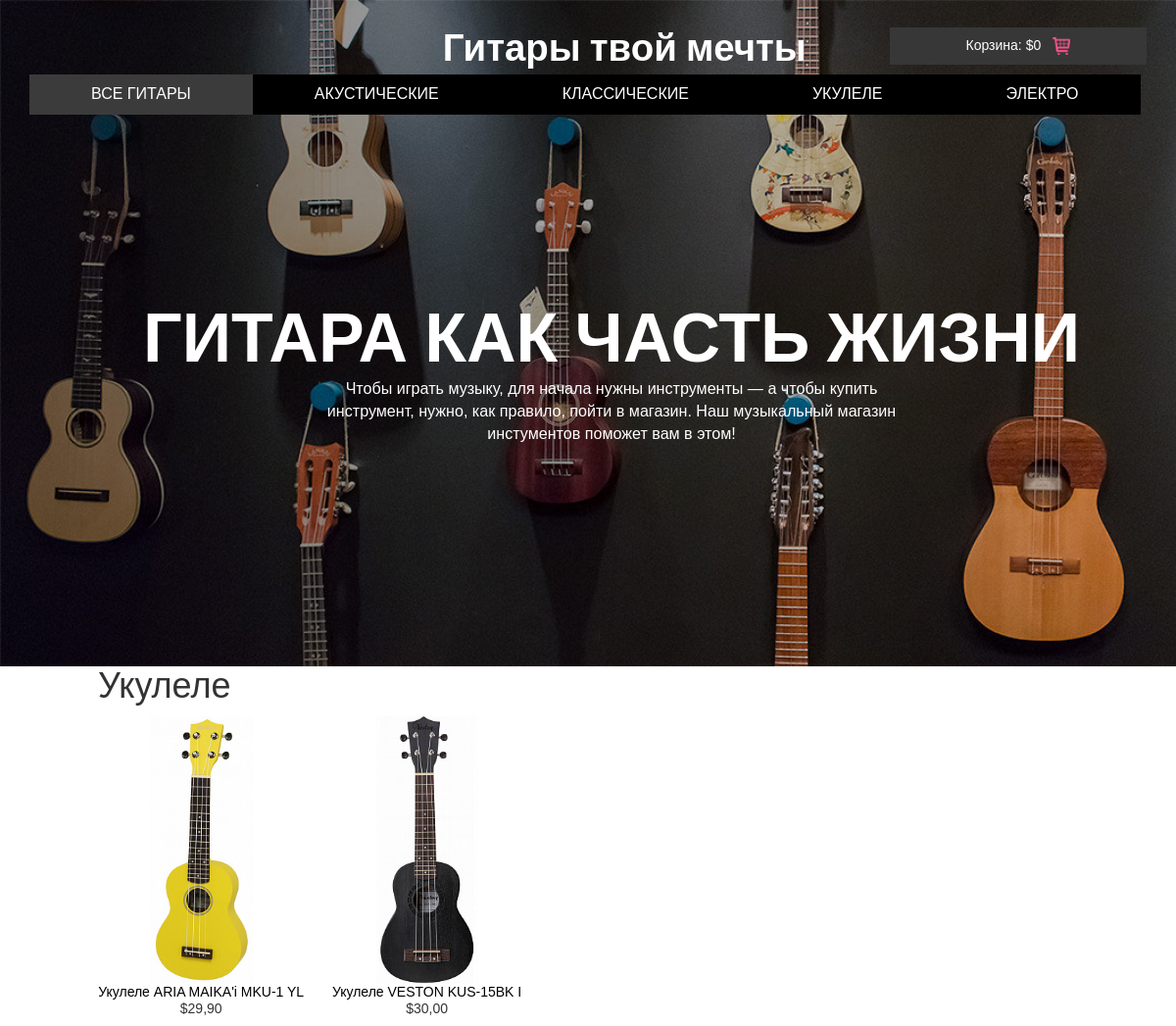
Page /ukulele/ on the committed database.
### shop/models.py (models this page shows, shortened)
class Category(models.Model):
    name = models.CharField(max_length=200, db_index=True)
    slug = models.SlugField(max_length=200, db_index=True, unique=True)
    class Meta:
        ordering = ('name',)
        verbose_name = 'Категория'
        verbose_name_plural = 'Категории'

class Product(models.Model):
    objects = models.Manager()
    category = models.ForeignKey(Category, related_name='products', on_delete=models.CASCADE)
    name = models.CharField(max_length=200, db_index=True)
    slug = models.SlugField(max_length=200, db_index=True)
    image = models.ImageField(upload_to='products/%Y/%m/%d', blank=True)
    description = models.TextField(blank=True)
    price = models.DecimalField(max_digits=10, decimal_places=2)
    stock = models.PositiveIntegerField()
    available = models.BooleanField(default=True)
    created = models.DateTimeField(auto_now_add=True)
    updated = models.DateTimeField(auto_now=True)
    class Meta:
        ordering = ('name',)
        index_together = (('id', 'slug'),)
    def get_absolute_url(self):
        return reverse('shop:product_detail', args=[self.id, self.slug])

### shop/views.py (the view)
# urls.py: path('', views.product_list, name='product_list'),
def product_list(request, category_slug=None):
    category = None
    categories = Category.objects.all()
    products = Product.objects.filter(available=True)
    if category_slug:
        category = get_object_or_404(Category, slug=category_slug)
        products = products.filter(category=category)
    return render(request, 'shop/product/list.html',
                  {
                      'category': category,
                      'categories': categories,
                      'products': products
                  })

### cart/cart.py (called while the page is built)
    def get_total_price(self):
        return sum(Decimal(item['price']) * item['quantity'] for item in self.cart.values())

### cart/context_processors.py (called while the page is built)
def cart(request):
    return {'cart': Cart(request)}

### shop/templates/shop/product/list.html (shortened to what this page needs)
{% extends "shop/base.html" %}
{% load static %}
{% block content %}
<div id="main" class="product-list">
<h1>{% if category %}{{ category.name }}{% else %}Все гитары{% endif %}</h1>
{% for product in products %}
<div class="item">
<a href="{{ product.get_absolute_url }}">
    <img src="{% if product.image %}{{ product.image.url }}{%else %}{% static 'img/no_image.png' %}{% endif %}">
</a>
<a href="{{ product.get_absolute_url }}">{{ product.name }}</a>
<br>
${{ product.price }}
</div>
{% endfor %}
</div>
{% endblock %}

### shop/static/css/style.css (style rules this page uses)
body { font-family: 'Arimo', sans-serif; background: #fff; margin:0; }
body a { transition:0.5s all; -webkit-transition:0.5s all; -moz-transition:0.5s all; -o-transition:0.5s all; -ms-transition:0.5s all; }
h1,h2,h3,h4,h5,h6 { margin:0; }

### shop/static/css/component.css (style rules this page uses)
*, *:after, *::before { -webkit-box-sizing: border-box; -moz-box-sizing: border-box; box-sizing: border-box; }

### shop/static/css/base.css (style rules this page uses)
body { margin:0; padding:0; font-family:helvetica, sans-serif; }
h1, h2, h3, h4, h5 , h6 { font-family: 'Ubuntu', sans-serif; font-weight:normal; }
a { text-decoration:none; color:#5993bb; }
img { width:18px; heigth:50px; }
#main { float:left; width: 96%; margin-right:-220px; overflow:hidden; }
.product-list .item a { color: #000; }
.product-list .item { width:24%; padding:10px 20px 10px 0; float:left; text-align:center; line-height:1.2; display: block; margin: 0 auto; }
.product-list .item img { width:50%; margin-bottom:8px; display: block; margin: 0 auto; }

### rows in the picture
Category: name "Укулеле"
Product: image (picture), name "Укулеле ARIA MAIKA'i MKU-1 YL", price "29,90"
Product: image (picture), name "Укулеле VESTON KUS-15BK I", price "30,00"

### other values in the picture
{{ cart.get_total_price }} "0"
